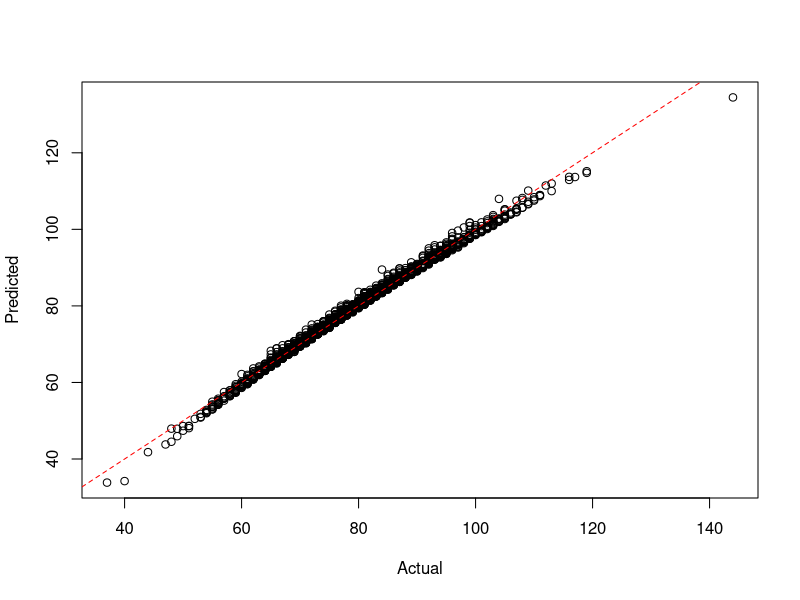

R code for this plot:
setwd("c:/github/doerodney/NCAAB-D1M-2015-2016")

df = read.csv("dataframe.csv", header=TRUE)

summary(df)

# margin of victory
# df$mov = df$win_points_scored - df$loss_points_scored

model = lm(win_points_scored ~
	win_conference + 
	win_possessions + 
	win_offensive_rating + 
	win_defensive_rating + 
	win_personal_fouls + 
	loss_conference + 
	loss_possessions + 
	loss_offensive_rating + 
	loss_defensive_rating + 
	loss_defensive_rebounds + 
	loss_steals + 
	loss_blocked_shots + 
	loss_personal_fouls,
	data=df)

pythagorean_expectation <- function(scored, allowed, n) {
  py_ex = scored^n / (scored^n + allowed^n)
  return(py_ex)
}

pythagorean_expectation_root<-function(x, points_scored, points_allowed, win_fraction) {
  result = points_scored^x / (points_scored^x + points_allowed^x) - win_fraction
  return(result)
}

get_pythogorean_expectation_exponent<-function(points_scored, points_allowed, win_fraction) {
  n = uniroot(pythagorean_expectation_root, c(0.1, 
                                              100.0), points_scored = 1000, points_allowed = 800, win_fraction = 0.8)
  return(n)
}

# remove low contributors
plotFit <- function(yObserved, yFitted, intercept=0) {
  plot(yObserved, yFitted, xlab="Actual", ylab="Predicted")
  abline(intercept, 1, lty=2, col=rgb(1,0,0))
}

plotFit(df$win_points_scored, fitted(model))

getPossessions <- function(df, teamName) {
    df <- as.data.frame(df)
    Possessions <- c(df$win_possessions[which(df$win_team == teamName)],
                     df$loss_possessions[which(df$loss_team == teamName)])
    return(Possessions)
}


getOffensiveRatings <- function(df, teamName) {
    df <- as.data.frame(df)
    OffensiveRatings <- c(df$win_offensive_rating[which(df$win_team == teamName)],
                          df$loss_offensive_rating[which(df$loss_team == teamName)])
    return(OffensiveRatings)
}


getDefensiveRatings <- function(df, teamName) {
    df <- as.data.frame(df)
    DefensiveRatings <- c(df$win_defensive_rating[which(df$win_team == teamName)],
                          df$loss_defensive_rating[which(df$loss_team == teamName)])
    return(DefensiveRatings)
}


getDefensiveRebounds <- function(df, teamName) {
    df <- as.data.frame(df)
    DefensiveRebounds <- c(df$win_defensive_rebounds[which(df$win_team == teamName)],
                              df$loss_defensive_rebounds[which(df$loss_team == teamName)])
    return(DefensiveRebounds)
}


getPersonalFouls <- function(df, teamName) {
    df <- as.data.frame(df)
    PersonalFouls <- c(df$win_personal_fouls[which(df$win_team == teamName)],
                       df$loss_personal_fouls[which(df$loss_team == teamName)])
    return(PersonalFouls)
}


getSteals <- function(df, teamName) {
    df <- as.data.frame(df)
    Steals <- c(df$win_steals[which(df$win_team == teamName)],
                df$loss_steals[which(df$loss_team == teamName)])
    return(Steals)
}


getBlockedShots <- function(df, teamName) {
    df <- as.data.frame(df)
    BlockedShots <- c(df$win_blocked_shots[which(df$win_team == teamName)],
                      df$loss_blocked_shots[which(df$loss_team == teamName)])
    return(BlockedShots)
}


getTeamConference <- function(df, teamName) {
    df <- as.data.frame(df)
  
    TeamConferences = df$win_conference[which(df$win_team == teamName)]
    if (length(TeamConferences) == 0) {
        TeamConferences = df$loss_conference[which(df$loss_team == teamName)]
    }
    return(as.character(TeamConferences[1]))
}

predictWinner <- function(teamName, opponentName, df, model, nScenarios=10000)
{
  teamConference = getTeamConference(df, teamName)
  teamPossessions = getPossessions(df, teamName)
  teamOffensiveRatings = getOffensiveRatings(df, teamName)
  teamDefensiveRatings = getDefensiveRatings(df, teamName)
  teamDefensiveRebounds  = getDefensiveRebounds(df, teamName)
  teamSteals = getSteals(df, teamName)
  teamPersonalFouls = getPersonalFouls(df, teamName)
  teamBlockedShots = getBlockedShots(df, teamName)
  
  opponentConference = getTeamConference(df, opponentName)
  opponentPossessions = getPossessions(df, opponentName)
  opponentOffensiveRatings = getOffensiveRatings(df, opponentName)
  opponentDefensiveRatings = getDefensiveRatings(df, opponentName)
  opponentDefensiveRebounds  = getDefensiveRebounds(df, opponentName)
  opponentSteals = getSteals(df, opponentName)
  opponentPersonalFouls = getPersonalFouls(df, opponentName)
  opponentBlockedShots = getBlockedShots(df, opponentName)
  
  win_conference = rep(teamConference, nScenarios)
  win_possessions = sample(min(teamPossessions):max(teamPossessions), nScenarios, replace=TRUE)
  win_offensive_rating = runif(nScenarios, min(teamOffensiveRatings ), max( teamOffensiveRatings ))
  win_defensive_rating = runif(nScenarios, min(teamDefensiveRatings), max(teamDefensiveRatings))
  win_personal_fouls = sample(min(teamPersonalFouls):max(teamPersonalFouls), nScenarios, replace=TRUE)
  loss_conference = rep(opponentConference, nScenarios)
  loss_possessions = sample(min(opponentPossessions):max(opponentPossessions), nScenarios, replace=TRUE)
  loss_offensive_rating = runif(nScenarios, min(opponentOffensiveRatings), max(opponentOffensiveRatings))
  loss_defensive_rating = runif(nScenarios, min(opponentDefensiveRatings), max(opponentDefensiveRatings))
  loss_defensive_rebounds = runif(nScenarios, min(opponentDefensiveRebounds), max(opponentDefensiveRebounds))
  loss_steals = sample(min(opponentSteals):max(opponentSteals), nScenarios, replace=TRUE)
  loss_blocked_shots = sample(min(opponentBlockedShots):max(opponentBlockedShots), nScenarios, replace=TRUE)
  loss_personal_fouls = sample(min(opponentPersonalFouls):max(opponentPersonalFouls), nScenarios, replace=TRUE)
  
  # Create data frame for team score prediction.
  dfpt = cbind.data.frame(
    win_conference,
    win_possessions,
    win_offensive_rating,
    win_defensive_rating,
    win_personal_fouls,
    loss_conference,
    loss_possessions,
    loss_offensive_rating,
    loss_defensive_rating,
    loss_defensive_rebounds,
    loss_steals,
    loss_blocked_shots,
    loss_personal_fouls
  )
  
  teamPointsScored = round(predict(model, dfpt))
  
  # Create data frame for opponent score prediction.
  # Switch conferences
  x = loss_conference
  loss_conference = win_conference
  win_conference = x
  
  # Switch possessions
  x = loss_possessions
  loss_possessions = win_possessions
  win_possessions = x
  
  # Switch offensive ratings
  x = loss_offensive_rating
  loss_offensive_rating = win_offensive_rating
  win_offensive_rating = x
  
  # Switch defensive ratings
  x = loss_defensive_rating
  loss_defensive_rating = win_defensive_rating
  win_defensive_rating= x
  
  win_personal_fouls = sample(min(opponentPersonalFouls):max(opponentPersonalFouls), nScenarios, replace=TRUE)
  
  loss_defensive_rebounds = runif(nScenarios, min(teamDefensiveRebounds), max(teamDefensiveRebounds))
  loss_steals = sample(min(teamSteals):max(teamSteals), nScenarios, replace=TRUE)
  loss_blocked_shots = sample(min(teamBlockedShots):max(teamBlockedShots), nScenarios, replace=TRUE)
  loss_personal_fouls = sample(min(teamPersonalFouls):max(teamPersonalFouls), nScenarios, replace=TRUE)
  
  dfpo = cbind.data.frame(
    win_conference,
    win_possessions,
    win_offensive_rating,
    win_defensive_rating,
    win_personal_fouls,
    loss_conference,
    loss_possessions,
    loss_offensive_rating,
    loss_defensive_rating,
    loss_defensive_rebounds,
    loss_steals,
    loss_blocked_shots,
    loss_personal_fouls
  )
  
  # Predict opponent points scored.
  opponentPointsScored = round(predict(model, dfpo))
  
  # Make a dataframe of points scored.  Not sure why...
  pointsScored = cbind.data.frame(teamPointsScored, opponentPointsScored)
  
  # Produce/report a result message.
  teamWins = pointsScored$teamPointsScored > pointsScored$opponentPointsScored
  msg = sprintf("%d scenarios of %s versus %s:\n", nScenarios, teamName, opponentName)
  cat(msg)
  nTeamWins = length(which(teamWins == TRUE))
  nOpponentWins = nScenarios - nTeamWins
  margin = numeric(nScenarios)
  xlabel = ''
  ylabel = ''
  x = seq(1:nScenarios)
  win_team_name = ''
  scenarios_won = 0
  if (nTeamWins > nOpponentWins) {
    margin = sort(pointsScored$teamPointsScored - pointsScored$opponentPointsScored)
    
    win_team_name = teamName
    scenarios_won = nTeamWins
  } else {
    margin = sort(pointsScored$opponentPointsScored - pointsScored$teamPointsScored)
    win_team_name = opponentName
    scenarios_won = nOpponentWins
  }
  
  margin.min = min(margin)
  margin.max = max(margin)
  margin.mean = mean(margin)
  margin.sd = sd(margin)
  xlabel = sprintf("%s wins %d scenarios with a mean margin of %4.1f, sd = %5.2f.\n", win_team_name, scenarios_won, margin.mean, margin.sd)
  
  x = seq(margin.min, margin.max, length=1000)
  y = dnorm(x, mean=margin.mean, sd=margin.sd)
  plot(x, y, main=msg, xlab=xlabel, ylab=ylabel, type="l")
  
  abline(v=(mean(margin)))

  cat(xlabel)
  cat("\n")
  
  return(win_team_name)
}
# Run to here...

predictBracketWinner<-function(team_list, df, model, nScenarios=10000)
{
  winner = ''
  
  # Preallocate vectors for subsequent rounds.
  quarter_finalist = character(8)
  semi_finalist = character(4)
  finalist = character(2)
  
  if (length(team_list == 16)) {
    cat("\n")
    cat("Round of 16:\n")
    quarter_finalist[1] = predictWinner(team_list[1], team_list[16], df, model, nScenarios) 
    quarter_finalist[2] = predictWinner(team_list[8], team_list[9], df, model, nScenarios)
    quarter_finalist[3] = predictWinner(team_list[5], team_list[12], df, model, nScenarios)
    quarter_finalist[4] = predictWinner(team_list[4], team_list[13], df, model, nScenarios)
    quarter_finalist[5] = predictWinner(team_list[6], team_list[11], df, model, nScenarios)
    quarter_finalist[6] = predictWinner(team_list[3], team_list[14], df, model, nScenarios)
    quarter_finalist[7] = predictWinner(team_list[7], team_list[10], df, model, nScenarios)
    quarter_finalist[8] = predictWinner(team_list[2], team_list[15], df, model, nScenarios)
    
    cat("\n")
    cat("Quarter-finals:\n")
    semi_finalist[1] = predictWinner(quarter_finalist[1], quarter_finalist[2], df, model, nScenarios)
    semi_finalist[2] = predictWinner(quarter_finalist[3], quarter_finalist[4], df, model, nScenarios)
    semi_finalist[3] = predictWinner(quarter_finalist[5], quarter_finalist[6], df, model, nScenarios)
    semi_finalist[4] = predictWinner(quarter_finalist[7], quarter_finalist[8], df, model, nScenarios)
    
    cat("\n")
    cat("Semi-finals:\n")
    finalist[1] = predictWinner(semi_finalist[1], semi_finalist[2], df, model, nScenarios)
    finalist[2] = predictWinner(semi_finalist[3], semi_finalist[4], df, model, nScenarios)
    
    cat("\n")
    cat("Final:\n")
    winner = predictWinner(finalist[1], finalist[2], df, model, nScenarios)
  }
  else {
    winner = sprintf("The team list needs 16 teams.  The supplied list has %d.", length(team_list))
  }
  
  return(winner)
}  


get_east_teams<-function()
{  
  teams = c('villanova-wildcats', 'virginia-cavaliers', 
  'oklahoma-sooners', 'louisville-cardinals',
  'uni-panthers', 'providence-friars',
  'michigan-state-spartans', 'north-carolina-state-wolfpack',
  'lsu-tigers', 'georgia-bulldogs', 
  'dayton-flyers', 'wyoming-cowboys', 
  'uc-irvine-anteaters', 'albany-great-danes', 
  'belmont-bruins', 'lafayette-leopards') 
  
  return(teams)
}  
 
 
get_midwest_teams<-function()
{
  teams = c('kentucky-wildcats', 'kansas-jayhawks', 
  'notre-dame-fighting-irish', 'maryland-terrapins', 
  'west-virginia-mountaineers','butler-bulldogs',  
  'wichita-state-shockers',  'cincinnati-bearcats', 
  'purdue-boilermakers', 'indiana-hoosiers', 
  'texas-longhorns', 'buffalo-bulls', 
  'valparaiso-crusaders', 'northeastern-huskies',
  'new-mexico-state-aggies', 'hampton-pirates')
  
  return(teams)
}


get_south_teams<-function()
{
  teams = c('duke-blue-devils','gonzaga-bulldogs',
  'iowa-state-cyclones', 'georgetown-hoyas',
  'utah-runnin-utes', 'smu-mustangs',
  'iowa-hawkeyes', 'san-diego-state-aztecs',
  'st-johns-red-storm', 'davidson-wildcats',
  'ucla-bruins', 'stephen-f-austin-lumberjacks',
  'eastern-washington-eagles', 'uab-blazers',
  'north-dakota-state-bison', 'robert-morris-colonials')
  
   return(teams)
}


get_west_teams<-function()
{
  teams = c('wisconsin-badgers', 'arizona-wildcats', 
  'baylor-bears', 'north-carolina-tar-heels', 
  'arkansas-razorbacks', 'xavier-musketeers',
  'vcu-rams', 'oregon-ducks',
  'oklahoma-state-cowboys', 'ohio-state-buckeyes',
  'ole-miss-rebels', 'wofford-terriers',
  'harvard-crimson', 'georgia-state-panthers',
  'texas-southern-tigers', 'coastal-carolina-chanticleers')
  
  return(teams)
}


predictTournamentWinner<-function(df, model)
{
	semifinalists = character(4)
	# East
	cat("\n")
    cat("East Bracket Championship:\n")
	teams = get_east_teams()
	semifinalists[1] = predictBracketWinner(teams, df, model)
	
	# Midwest
	cat("\n")
    cat("Midwest Bracket Championship:\n")
	teams = get_midwest_teams()
	semifinalists[2] = predictBracketWinner(teams, df, model)
	
	# West
	cat("\n")
    cat("West Bracket Championship:\n")
	teams = get_west_teams()
	semifinalists[3] = predictBracketWinner(teams, df, model)
	
	# South
	cat("\n")
    cat("South Bracket Championship:\n")
	teams = get_south_teams()
	semifinalists[4] = predictBracketWinner(teams, df, model)
	
	cat("\n")
    cat("Final Four:\n")
	finalists = character(2)
	finalists[1] = predictWinner(semifinalists[1], semifinalists[4], df, model)
	finalists[2] = predictWinner(semifinalists[2], semifinalists[3], df, model)
	cat("\n")
  
  cat("Final Two:\n")
  champion = predictWinner( finalists[1], finalists[2], df, model)
    
}

#---Run from top down to here.--------------------------------




getHomeAwayMarginOfVictory<- function( team_name, df) {
    # Determine indexes that involve team.
	win_index = which(df$win_team == team_name)
	loss_index = which(df$loss_team == team_name)
	
	# What were the win and loss margins?
	win_margin = df$win_points_scored[win_index] - df$loss_points[win_index]
	loss_margin = df$loss_points[loss_index] - df$win_points_scored[loss_index]
	
	# What courts were used?
	win_loss = c('home', 'away')
	win_court = ifelse(df$win_court[win_index] == win_loss[1], win_loss[1], win_loss[2])
	loss_court = ifelse(df$win_court[loss_index] == 'home', win_loss[2], win_loss[1])

	margin = c(win_margin, loss_margin)
	court = c(win_court, loss_court)
	court = as.factor(court)
	df_team = data.frame(margin, court)
	
	return(df_team)
}

getHomeCourtAdvantage <- function( team_name, df) {
	df_team = getHomeAwayMarginOfVictory(team_name, df)
	mdl = aov(margin ~ court, data=df_team)
	
	x = summary.lm(mdl)
	
	home_court_advantage = x$coefficients[1,1] + x$coefficients[2,1]
	probability = x$coefficients[2,4]
	
	alist = list('home_court_advantage'=home_court_advantage,
		'probability'=probability)
		
	return(alist)
}

plotHomeCourtAdvantage <- function( team_name, df) {
	df_team = getHomeAwayMarginOfVictory(team_name, df)
	alist = getHomeCourtAdvantage(team_name, df)
	home_court_advantage = alist$home_court_advantage
	probability = as.integer(alist$probability)
	
	significance = ifelse(probability < 0.05, 'significant', 'not significant')
	
	grand_mean = mean(df_team$margin)
	mean_margin_by_court = tapply(df_team$margin, df_team$court, mean)
	home_mean = mean_margin_by_court['home']
	away_mean = mean_margin_by_court['away']
	title = sprintf("Margin of victory against D1 opponents: %s", team_name)
	# x axis values are just an index.
	x = seq(1, length(df_team$margin))
	
	# Initially plot blanks just to initialize.
	ylabel = sprintf("Home court advantage: %2.0f (%s)", home_court_advantage, significance)
	plot(x, df_team$margin[x], main=title, xlab='game', ylab=ylabel, type='n')
	legend("topright", legend=c('home', 'away'), col=c('green', 'red'), pch=c(17,25))
	
	# Plot the mean lines.
	abline(h=0)
	abline(h=grand_mean)
	abline(h=home_mean, col='green')
	abline(h=away_mean, col='red')
	
	# Get indexes for home and away courts.
	home_index = which(df_team$court == 'home')
	away_index = which(df_team$court == 'away')
	
	# Plot points for home and away indexes.
	points(home_index, df_team$margin[home_index], col='green', pch=17)
	points(away_index, df_team$margin[away_index], col='red', pch=25)
}


plotOffensiveRating <- function( team_name, other_team_name, df) {
	# Get the offensive rating for each team in both win and loss results.
	# Get the relevant rows from the dataframe argument.
	
	# Create a subset dataframe.					  
	dfprime = subset(df, 
		select=c(win_team, win_offensive_rating, loss_team, loss_offensive_rating),
		subset=(win_team == team_name | loss_team == team_name |
		        win_team == other_team_name | loss_team == other_team_name))
	
	# Create labels for the legend.
	team_win_label = sprintf("%s win", team_name)
	team_loss_label = sprintf("%s loss", team_name)
	other_team_win_label = sprintf("%s win", other_team_name)
	other_team_loss_label = sprintf("%s loss", other_team_name)
	title_label = sprintf("Offensive ratings of %s and %s", team_name, other_team_name)
	
	# Plot points for team win and loss indexes.
	team_win_rows = which(dfprime$win_team == team_name)
	team_loss_rows = which(dfprime$loss_team == team_name)
	other_win_rows = which(dfprime$win_team == other_team_name)
	other_loss_rows = which(dfprime$loss_team == other_team_name)
	
	# Create initial plot data.
	x = c(team_win_rows, team_loss_rows, other_win_rows, other_loss_rows) 
	offensive_rating_list = c(
		dfprime$win_offensive_rating[team_win_rows],
		dfprime$loss_offensive_rating[team_loss_rows],
		dfprime$win_offensive_rating[other_win_rows],
		dfprime$loss_offensive_rating[other_loss_rows] )
	
	# Initially plot blanks just to initialize the graph.
	plot(x, offensive_rating_list, main=title_label, xlab='', ylab='offensive_rating', type='n')
	legend("topright", 
			legend=c(team_win_label, team_loss_label, 
			         other_team_win_label, other_team_loss_label), 
			col=c('green', 'red', 'blue', 'orange'), 
			pch=c(2, 6, 3, 4))
	
	points(team_win_rows, dfprime$win_offensive_rating[team_win_rows], col='green', pch=2)
	points(team_loss_rows, dfprime$loss_offensive_rating[team_loss_rows], col='red', pch=6)
	points(other_win_rows, dfprime$win_offensive_rating[other_win_rows], col='blue', pch=3)
	points(other_loss_rows, dfprime$loss_offensive_rating[other_loss_rows], col='red', pch=4)
}

plotDefensiveRating <- function( team_name, other_team_name, df) {
	# Get the defensive rating for each team in both win and loss results.
	# Get the relevant rows from the dataframe argument.
	# Create a subset dataframe.					  
	dfprime = subset(df, 
		select=c(win_team, win_defensive_rating, loss_team, loss_defensive_rating),
		subset=(win_team == team_name | loss_team == team_name |
		        win_team == other_team_name | loss_team == other_team_name))
	
	# Create labels for the legend.
	team_win_label = sprintf("%s win", team_name)
	team_loss_label = sprintf("%s loss", team_name)
	other_team_win_label = sprintf("%s win", other_team_name)
	other_team_loss_label = sprintf("%s loss", other_team_name)
	title_label = sprintf("Defensive ratings of %s and %s", team_name, other_team_name)
	
	# Plot points for team win and loss indexes.
	team_win_rows = which(dfprime$win_team == team_name)
	team_loss_rows = which(dfprime$loss_team == team_name)
	other_win_rows = which(dfprime$win_team == other_team_name)
	other_loss_rows = which(dfprime$loss_team == other_team_name)
	
	# Create initial plot data.
	x = c(team_win_rows, team_loss_rows, other_win_rows, other_loss_rows) 
	defensive_rating_list = c(
		dfprime$win_defensive_rating[team_win_rows],
		dfprime$loss_defensive_rating[team_loss_rows],
		dfprime$win_defensive_rating[other_win_rows],
		dfprime$loss_defensive_rating[other_loss_rows] )
	
	# Initially plot blanks just to initialize the graph.
	plot(x, defensive_rating_list, main=title_label, xlab='', ylab='defensive_rating', type='n')
	legend("topright", 
			legend=c(team_win_label, team_loss_label, 
			         other_team_win_label, other_team_loss_label), 
			col=c('green', 'red', 'blue', 'orange'), 
			pch=c(2, 6, 3, 4))
	
	points(team_win_rows, dfprime$win_defensive_rating[team_win_rows], col='green', pch=2)
	points(team_loss_rows, dfprime$loss_defensive_rating[team_loss_rows], col='red', pch=6)
	points(other_win_rows, dfprime$win_defensive_rating[other_win_rows], col='blue', pch=3)
	points(other_loss_rows, dfprime$loss_defensive_rating[other_loss_rows], col='red', pch=4)
}


# Bracket couples:
# 1-16
# 8-9
# 5-12
# 4-13
# 6-11
# 3-14
# 7-10
# 2-15



test_predictions<-function(game_date, data_date, df) 
{
   dfprime = df[which(df$date <= data_date), ]
   mprime = lm(win_points_scored ~
                 win_conference + 
                 win_possessions + 
                 win_offensive_rating + 
                 win_defensive_rating + 
                 win_personal_fouls + 
                 loss_conference + 
                 loss_possessions + 
                 loss_offensive_rating + 
                 loss_defensive_rating + 
                 loss_defensive_rebounds + 
                 loss_steals + 
                 loss_blocked_shots + 
                 loss_personal_fouls,
                 data=dfprime)
   win_team_list = df$win_team[which(df$date == game_date)]
   loss_team_list = df$loss_team[which(df$date == game_date)]
   
   game_count = length(win_team_list)
   
   correct_count = 0
   for (i in 1:game_count) {
     win_team = as.character(win_team_list[i])
     loss_team = as.character(loss_team_list[i])
     predicted_win_team = predictWinner(win_team, loss_team, dfprime, mprime)
     if (predicted_win_team == win_team) {
       correct_count = correct_count + 1
     }
   }
   
   sprintf("%d correct out of %d for %d using data from %d.", 
           correct_count, game_count, game_date, data_date)
}

